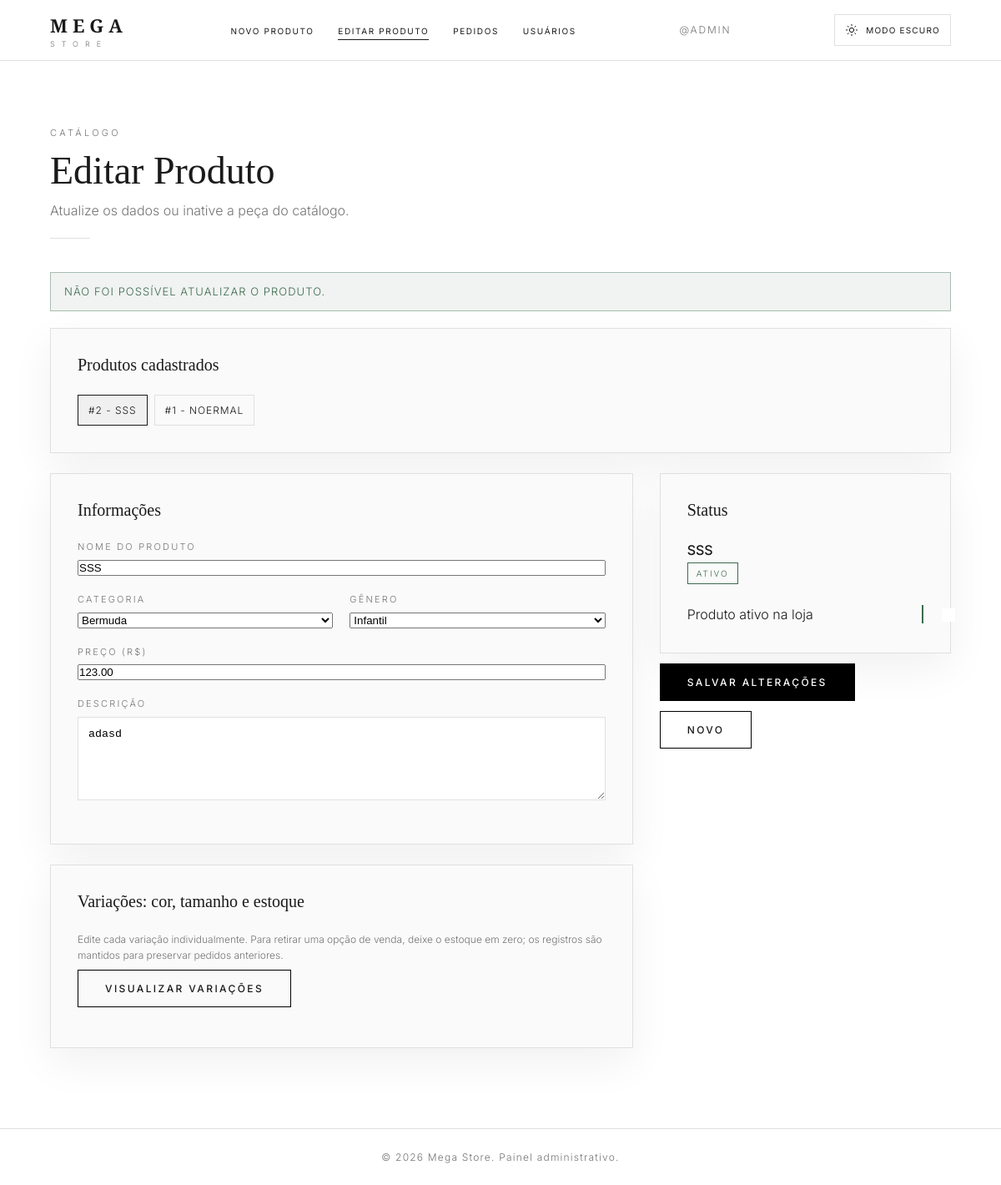
The page /admin/editar_produto.php?erro=1 on the database its author committed.
### tables this page shows
CREATE TABLE `tb_produto` (
  `id_produto` int(11) NOT NULL,
  `nome_produto` varchar(255) NOT NULL,
  `descricao_produto` varchar(500) NOT NULL,
  `preco` double(10,2) NOT NULL,
  `id_categoria` int(11) NOT NULL,
  `id_genero` int(11) NOT NULL,
  `ativo` tinyint(1) NOT NULL,
  `data_cadastro` date NOT NULL,
  `selo` varchar(20) DEFAULT NULL
);

CREATE TABLE `tb_categoria` (
  `id_categoria` int(11) NOT NULL,
  `nome_categoria` varchar(255) NOT NULL,
  `descricao_categoria` varchar(500) NOT NULL
);

### admin/editar_produto.php (the view, shortened to what this page needs)
<?php
include "../geral/conexao.php";
$categoriasSql = mysqli_query($con, 'SELECT id_categoria, nome_categoria FROM tb_categoria ORDER BY nome_categoria');
$categorias = $categoriasSql ? mysqli_fetch_all($categoriasSql, MYSQLI_ASSOC) : [];
$idProduto = isset($_GET['id']) ? (int) $_GET['id'] : 0;
if ($idProduto > 0) {
    $produtoSql = mysqli_query($con, "SELECT * FROM tb_produto WHERE id_produto = $idProduto LIMIT 1");
    $produto = mysqli_fetch_assoc($produtoSql);
} else {
    $produtoSql = mysqli_query($con, "SELECT * FROM tb_produto ORDER BY id_produto DESC LIMIT 1");
    $produto = mysqli_fetch_assoc($produtoSql);
    if ($produto) {
        $idProduto = (int) $produto['id_produto'];
    }
}
$produtosSql = mysqli_query($con, "SELECT * FROM tb_produto ORDER BY id_produto DESC");
$produtos = $produtosSql ? mysqli_fetch_all($produtosSql, MYSQLI_ASSOC) : [];
$mensagem = '';
if (isset($_GET['erro'])) {
    $mensagem = 'Não foi possível atualizar o produto.';
}
?>
<!DOCTYPE html>
<html lang="pt-BR">
<head>
    <link rel="stylesheet" href="admin.css">
</head>
<body>
    <header class="header">
        <div class="header__inner">
            <a href="../home/Tl_principal.html" class="logo"><b>MEGA</b><span>STORE</span></a>
            <ul class="nav">
                <li><a href="cadastro_produto.php">Novo Produto</a></li>
                <li><a href="editar_produto.php" class="on">Editar Produto</a></li>
                <li><a href="gerenciar_pedidos.php">Pedidos</a></li>
                <li><a href="usuarios.php">Usuários</a></li>
            </ul>
            <span class="user">@ADMIN</span>
            <button class="theme-toggle" type="button" data-theme-toggle aria-label="Ativar modo escuro" aria-pressed="false">
                <svg viewBox="0 0 24 24" aria-hidden="true"><circle cx="12" cy="12" r="4"></circle><path d="M12 2v2m0 16v2M4.93 4.93l1.42 1.42m11.3 11.3 1.42 1.42M2 12h2m16 0h2M4.93 19.07l1.42-1.42m11.3-11.3 1.42-1.42"></path></svg>
                <span data-theme-label>Modo escuro</span>
            </button>
        </div>
    </header>
    <main class="page">
        <span class="label">Catálogo</span>
        <h1>Editar Produto</h1>
        <p class="sub">Atualize os dados ou inative a peça do catálogo.</p>
        <div class="divider"></div>
        <?php if ($mensagem): ?>
            <div class="alert-box"><?= htmlspecialchars($mensagem) ?></div>
        <?php endif; ?>
        <div class="card" style="margin-bottom: 24px;">
            <h2>Produtos cadastrados</h2>
            <div class="lista-produtos">
                <?php foreach ($produtos as $item): ?>
                    <a class="produto-item <?= $item['id_produto'] == $idProduto ? 'ativo' : '' ?>" href="editar_produto.php?id=<?= (int) $item['id_produto'] ?>">
                        #<?= (int) $item['id_produto'] ?> - <?= htmlspecialchars($item['nome_produto']) ?>
                    </a>
                <?php endforeach; ?>
            </div>
        </div>
        <?php if ($produto): ?>
            <form class="grid" action="atualizar_produto.php" method="post" id="f" enctype="multipart/form-data">
                <div>
                    <div class="card">
                        <h2>Informações</h2>
                        <div class="f"><label>Nome do produto</label><input name="nome" value="<?= htmlspecialchars($produto['nome_produto']) ?>"></div>
                        <div class="row">
                            <div class="f"><label>Categoria</label>
                                <select name="categoria">
                                    <?php foreach ($categorias as $categoria): ?>
                                        <option value="<?= (int) $categoria['id_categoria'] ?>" <?= (int) $produto['id_categoria'] === (int) $categoria['id_categoria'] ? 'selected' : '' ?>><?= htmlspecialchars($categoria['nome_categoria']) ?></option>
                                    <?php endforeach; ?>
                                </select>
                            </div>
                            <div class="f"><label>Gênero</label>
                                <select name="genero">
                                    <option value="3" <?= $produto['id_genero'] == 3 ? 'selected' : '' ?>>Infantil</option>
                                </select>
                            </div>
                        </div>
                        <div class="f"><label>Preço (R$)</label><input name="preco" type="number" step="0.01" min="0" value="<?= number_format((float) $produto['preco'], 2, '.', '') ?>" required></div>
                        <div class="f"><label>Descrição</label><textarea name="descricao"><?= htmlspecialchars($produto['descricao_produto']) ?></textarea></div>
                    </div>
                    <div class="card">
                        <h2>Variações: cor, tamanho e estoque</h2>
                        <p class="variation-help">Edite cada variação individualmente. Para retirar uma opção de venda, deixe o estoque em zero; os registros são mantidos para preservar pedidos anteriores.</p>
                        <button class="btn btn--o variation-toggle" type="button" id="visualizar-variacoes" aria-expanded="false" aria-controls="painel-variacoes">Visualizar variações</button>
                    </div>
                </div>
                <aside>
                    <div class="card">
                        <h2>Status</h2>
                        <div class="prev">
                            <div><b style="font-weight:500"><?= htmlspecialchars($produto['nome_produto']) ?></b><br><span class="badge <?= $produto['ativo'] ? 'b-ok' : 'b-mut' ?>"><?= $produto['ativo'] ? 'Ativo' : 'Inativo' ?></span></div>
                        </div>
                        <div class="switch"><span>Produto ativo na loja</span><label><input type="checkbox" name="ativo" value="1" <?= $produto['ativo'] ? 'checked' : '' ?>><i></i></label></div>
                    </div>
                    <div class="actions">
                        <button class="btn" type="submit">Salvar Alterações</button>
                        <a href="cadastro_produto.php" class="btn btn--o">Novo</a>
                    </div>
                </aside>
            </form>
        <?php endif; ?>
    </main>
    <div class="foot">&copy; 2026 Mega Store. Painel administrativo.</div>
</body>
</html>

### rows shown on the page
tb_produto: id_produto "2", nome_produto "SSS", nome "SSS", categoria "Bermuda", genero "Infantil", preco "123.00", descricao "adasd"
tb_produto: id_produto "1", nome_produto "NOERMAL"

### other values the page prints
$mensagem "NÃO FOI POSSÍVEL ATUALIZAR O PRODUTO."
